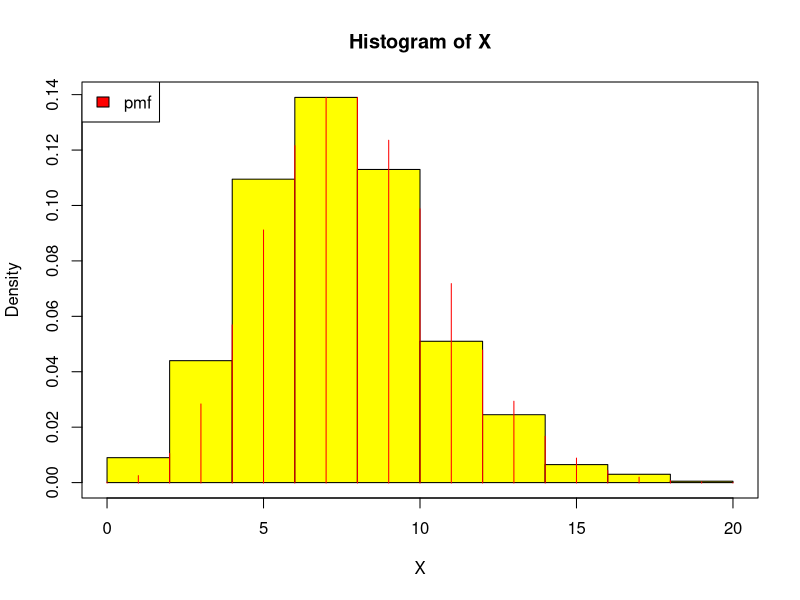

Write R code to recreate this figure.

n=1000
lambda=8
X <- rpois(n,lambda)
# Histogram
hist(X,freq=FALSE, col="yellow")
par(new=T)
height=dpois(0:20,lambda)

plot(height, type="h",xaxt="n", yaxt="n", xlab="", ylab="", col="red")

legend("topleft","pmf",fill="red")

#P(X=3)

dpois(3,lambda)


# P(X >= 4)

sum(dpois(0:3,lambda))
1-(sum(dpois(0:3,lambda)))

# P(X<=5)
sum(dpois(0:5,lambda))